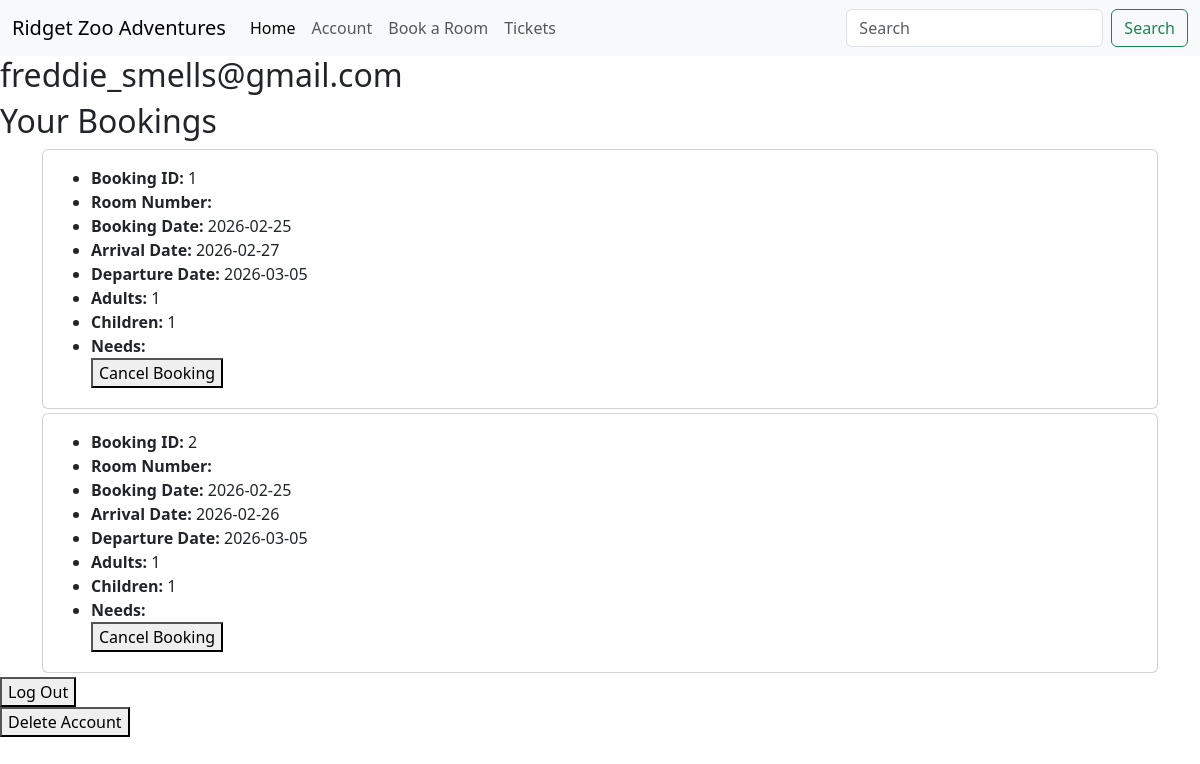
Page /account (signed in) on the committed database.
### database.py (models this page shows, shortened)
class User(db.Model, UserMixin):
    user_id = db.Column(db.Integer, primary_key=True)
    email = db.Column(db.String(120), unique=True, nullable=False)
    password = db.Column(db.String(128), nullable=False)
    send_email = db.Column(db.Boolean, default=True)
    is_admin = db.Column(db.Boolean, default=False)

class hotel_bookings(db.Model):
    booking_id = db.Column(db.Integer, primary_key=True)
    user_id = db.Column(db.Integer, db.ForeignKey('user.user_id'), nullable=False)
    room_id = db.Column(db.Integer, db.ForeignKey('rooms.room_id'), nullable=False)
    room_number = db.Column(db.String(50), nullable=False)
    booking_date = db.Column(db.String, nullable=False)
    check_in_date = db.Column(db.String, nullable=False)
    check_out_date = db.Column(db.String, nullable=False)
    adults = db.Column(db.Integer, nullable=False)
    children = db.Column(db.Integer, nullable=False)
    needs = db.Column(db.String(200), nullable=True)
    price = db.Column(db.Float, nullable=False)

### routes.py (the view)
@routes_blueprint.route('/account')
@login_required
def account():
    email = current_user.email
    user_bookings = hotel_bookings.query.filter_by(user_id=current_user.user_id).all()
    user_tickets = tickets.query.filter_by(user_id=current_user.user_id).all()
    return render_template('account.html', bookings=user_bookings, email=email, tickets=user_tickets)

### mock.py (called while the page is built)
@login_manager.user_loader
def load_user(user_id):
    return User.query.get(int(user_id))

### templates/account.html (shortened to what this page needs)
{% extends "base.html" %}
{% block content %}
<h2>{{ email }}</h2>
{% if bookings %}
<h2>Your Bookings</h2>
{% for booking in bookings %}
<div class="container mt-1">
    <div class="card mb-1">
        <div class="card-body">
            <ul class="mb-1">
                <form action="{{ url_for('routes.cancel_booking') }}" method="POST">
                <li><strong>Booking ID:</strong> {{ booking.booking_id }}</li>
                <li><strong>Room Number:</strong> {{ booking.room_num }}</li>
                <li><strong>Booking Date:</strong> {{ booking.booking_date }}</li>
                <li><strong>Arrival Date:</strong> {{ booking.check_in_date }}</li>
                <li><strong>Departure Date:</strong> {{ booking.check_out_date }}</li>
                <li><strong>Adults:</strong> {{ booking.adults }}</li>
                <li><strong>Children:</strong> {{ booking.children }}</li>
                <li><strong>Needs:</strong> {{ booking.needs }}</li>
                <button type="submit">Cancel Booking</button>
                </form>
            </ul>
        </div>
    </div>
</div>
{% endfor %}
{% endif %}
<form action="{{ url_for('routes.logout') }}" method="POST">
    <button type="submit">Log Out</button>
</form>
<form action="{{ url_for('routes.delete_account') }}" method="POST">
    <button type="submit">Delete Account</button>
</form>
{% endblock %}

### templates/base.html (shortened to what this page needs)
{% from 'bootstrap5/form.html' import render_form %}
<!DOCTYPE html>
<html lang="en">
<head>
    {{ bootstrap.load_css() }}
</head>
<body>
<nav class="navbar navbar-expand-lg navbar-light bg-light">
  <div class="container-fluid">
    <a class="navbar-brand" href="/">Ridget Zoo Adventures</a>
    <div class="collapse navbar-collapse" id="navbarSupportedContent">
      <ul class="navbar-nav me-auto mb-2 mb-lg-0">
        <li class="nav-item">
          <a class="nav-link active" aria-current="page" href="/">Home</a>
        </li>
        <li class="nav-item">
          <a class="nav-link" href="/account">Account</a>
        </li>
        <li class="nav-item">
          <a class="nav-link" href="/Roomsearch">Book a Room</a>
        </li>
        <li class="nav-item">
          <a class="nav-link" href="/tickets">Tickets</a>
        </li>
      </ul>
      <form class="d-flex">
        <input class="form-control me-2" type="search" placeholder="Search" aria-label="Search">
        <button class="btn btn-outline-success" type="submit">Search</button>
      </form>
    </div>
  </div>
</nav>
{% block content %}{% endblock %}
</body>
</html>

### rows in the picture
User: email "freddie_smells@gmail.com"
hotel_bookings: booking_id "1", booking_date "2026-02-25", check_in_date "2026-02-27", check_out_date "2026-03-05", adults "1", children "1"
hotel_bookings: booking_id "2", booking_date "2026-02-25", check_in_date "2026-02-26", check_out_date "2026-03-05", adults "1", children "1"
